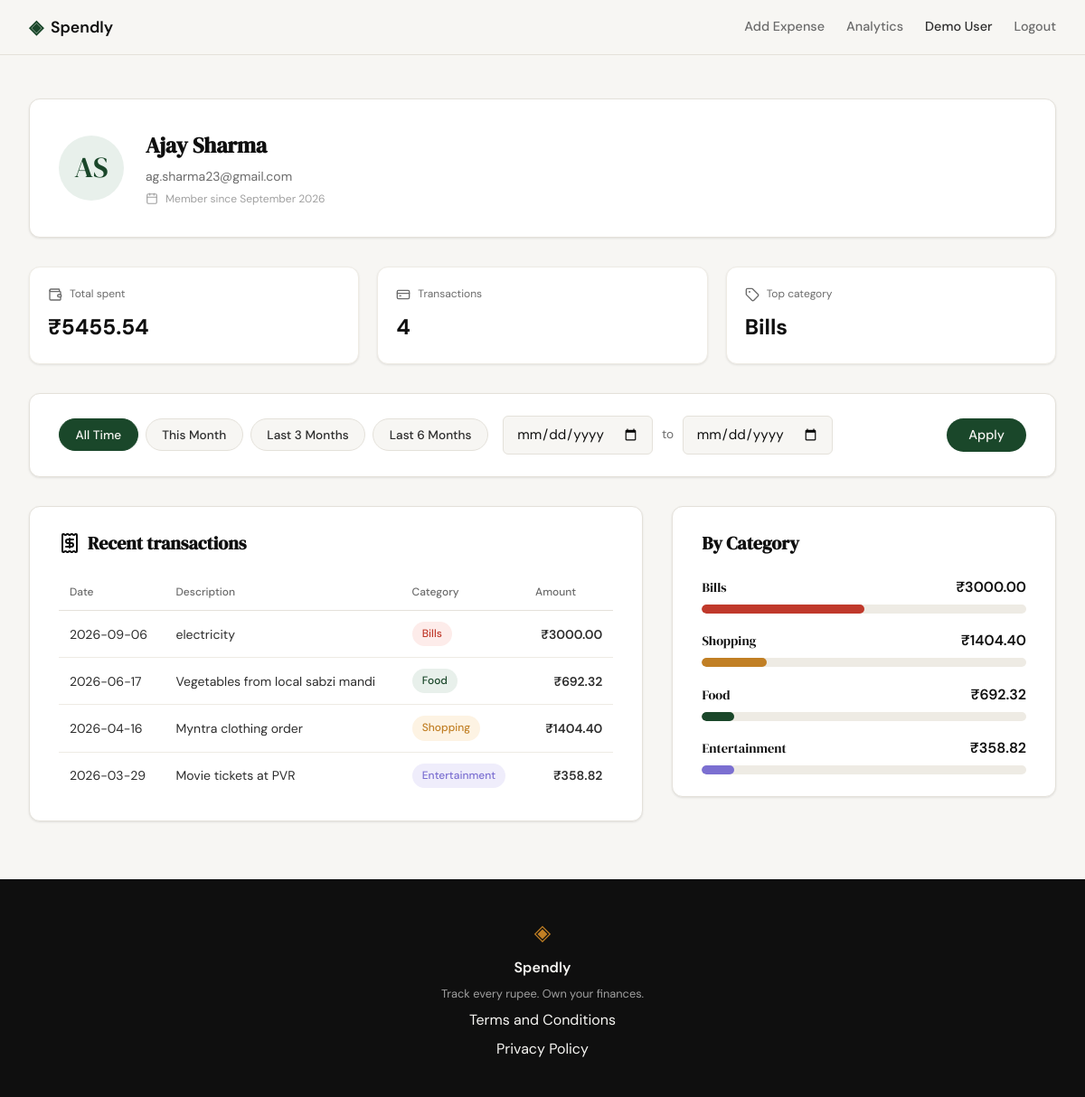
Page /profile (signed in) on the committed database.
### tables this page shows
CREATE TABLE users (
            id            INTEGER PRIMARY KEY AUTOINCREMENT,
            name          TEXT NOT NULL,
            email         TEXT UNIQUE NOT NULL,
            password_hash TEXT NOT NULL,
            created_at    TEXT DEFAULT (datetime('now'))
        );

CREATE TABLE expenses (
            id          INTEGER PRIMARY KEY AUTOINCREMENT,
            user_id     INTEGER NOT NULL,
            amount      REAL NOT NULL,
            category    TEXT NOT NULL,
            date        TEXT NOT NULL,
            description TEXT,
            created_at  TEXT DEFAULT (datetime('now')),
            FOREIGN KEY (user_id) REFERENCES users (id)
        );

### app.py (the view)
@app.route("/profile")
def profile():
    if not session.get("user_id"):
        return redirect(url_for("login"))
    user_id = session["user_id"]
    start_date, end_date = _parse_date_range(request.args)
    user, stats = build_profile_summary(user_id, start_date, end_date)
    transactions = build_transaction_history(user_id, start_date, end_date)
    categories = build_category_breakdown(user_id, start_date, end_date)
    return render_template(
        "profile.html",
        user=user,
        stats=stats,
        transactions=transactions,
        categories=categories,
        start_date=start_date or "",
        end_date=end_date or "",
    )

### app.py (called while the page is built)
def _parse_date_range(args):
    def _valid(value):
        if not value:
            return None
        try:
            datetime.strptime(value, "%Y-%m-%d")
            return value
        except ValueError:
            return None
    start_date = _valid(args.get("start_date"))
    end_date = _valid(args.get("end_date"))
    if start_date and end_date and start_date > end_date:
        return None, None
    return start_date, end_date

def build_transaction_history(user_id, start_date=None, end_date=None):
    rows = get_recent_expenses(user_id, limit=10, start_date=start_date, end_date=end_date)
    return [
        {
            "date": row["date"],
            "description": row["description"],
            "category": row["category"],
            "amount": f"₹{row['amount']:.2f}",
        }
        for row in rows
    ]

def build_profile_summary(user_id, start_date=None, end_date=None):
    user_row = get_user_by_id(user_id)
    stats_data = get_expense_stats(user_id, start_date=start_date, end_date=end_date)
    initials = "".join(part[0].upper() for part in user_row["name"].split()[:2])
    created_at = datetime.strptime(user_row["created_at"][:10], "%Y-%m-%d")
    member_since = created_at.strftime("%B %Y")
    user = {
        "name": user_row["name"],
        "email": user_row["email"],
        "initials": initials,
        "member_since": member_since,
    }
    stats = {
        "total_spent": f"₹{stats_data['total_spent']:.2f}",
        "transaction_count": stats_data["transaction_count"],
        "top_category": stats_data["top_category"] or "—",
    }
    return user, stats

def build_category_breakdown(user_id, start_date=None, end_date=None):
    rows = get_category_totals(user_id, start_date=start_date, end_date=end_date)
    if not rows:
        return []
    grand_total = sum(row["total"] for row in rows)
    if grand_total <= 0:
        return []
    percents = [int((row["total"] / grand_total) * 100) for row in rows]
    remainder = 100 - sum(percents)
    percents[0] += remainder
    categories = []
    for row, percent in zip(rows, percents):
        width_class = max(10, (percent // 10) * 10)
        categories.append({
            "name": row["category"],
            "total": f"₹{row['total']:.2f}",
            "percent": percent,
            "width_class": width_class,
        })
    return categories

### templates/profile.html (shortened to what this page needs)
{% extends "base.html" %}
{% block head %}
<link rel="stylesheet" href="{{ url_for('static', filename='css/profile.css') }}">
{% endblock %}
{% block content %}
<section class="profile-section">
    <div class="profile-container">
        <div class="profile-card">
            <div class="profile-avatar">{{ user.initials }}</div>
            <div class="profile-info">
                <h1 class="profile-name">{{ user.name }}</h1>
                <p class="profile-email">{{ user.email }}</p>
                <p class="profile-member-since"><i data-lucide="calendar"></i> Member since {{ user.member_since }}</p>
            </div>
        </div>
        <div class="profile-stats">
            <div class="profile-stat">
                <div class="profile-stat-head">
                    <i data-lucide="wallet"></i>
                    <span class="profile-stat-label">Total spent</span>
                </div>
                <span class="profile-stat-value">{{ stats.total_spent }}</span>
            </div>
            <div class="profile-stat">
                <div class="profile-stat-head">
                    <i data-lucide="credit-card"></i>
                    <span class="profile-stat-label">Transactions</span>
                </div>
                <span class="profile-stat-value">{{ stats.transaction_count }}</span>
            </div>
            <div class="profile-stat">
                <div class="profile-stat-head">
                    <i data-lucide="tag"></i>
                    <span class="profile-stat-label">Top category</span>
                </div>
                <span class="profile-stat-value">{{ stats.top_category }}</span>
            </div>
        </div>
        <div class="profile-panel profile-filter-panel">
            <form class="filter-form" method="GET" action="{{ url_for('profile') }}" id="date-filter-form">
                <div class="filter-presets" role="group" aria-label="Date range presets">
                    <button type="button" class="filter-pill" data-preset="all">All Time</button>
                    <button type="button" class="filter-pill" data-preset="month">This Month</button>
                    <button type="button" class="filter-pill" data-preset="3months">Last 3 Months</button>
                    <button type="button" class="filter-pill" data-preset="6months">Last 6 Months</button>
                </div>
                <div class="filter-dates">
                    <input type="date" id="start_date" name="start_date" class="form-input" value="{{ start_date }}">
                    <span class="filter-to">to</span>
                    <input type="date" id="end_date" name="end_date" class="form-input" value="{{ end_date }}">
                </div>
                <button type="submit" class="filter-apply">Apply</button>
            </form>
        </div>
        <div class="profile-panels-row">
            <div class="profile-panel">
                <h2 class="profile-panel-title"><i data-lucide="receipt"></i> Recent transactions</h2>
                <table class="table">
                    <thead>
                        <tr>
                            <th>Date</th>
                            <th>Description</th>
                            <th>Category</th>
                            <th class="table-amount-col">Amount</th>
                        </tr>
                    </thead>
                    <tbody>
                        {% for tx in transactions %}
                        <tr>
                            <td>{{ tx.date }}</td>
                            <td>{{ tx.description }}</td>
                            <td><span class="badge badge-{{ tx.category|lower }}">{{ tx.category }}</span></td>
                            <td class="table-amount-col">{{ tx.amount }}</td>
                        </tr>
                        {% endfor %}
                    </tbody>
                </table>
            </div>
            <div class="profile-panel">
                <h2 class="profile-panel-title">By Category</h2>
                <div class="cat-breakdown">
                    {% for cat in categories %}
                    <div class="cat-row">
                        <div class="cat-row-head">
                            <span class="cat-label">{{ cat.name }}</span>
                            <span class="cat-total">{{ cat.total }}</span>
                        </div>
                        <div class="cat-bar-track">
                            <div class="cat-bar cat-bar-{{ cat.name|lower }} bar-w-{{ cat.width_class }}"></div>
                        </div>
                    </div>
                    {% endfor %}
                </div>
            </div>
        </div>
    </div>
</section>
{% endblock %}

### static/css/style.css (style rules this page uses)
:root { --ink: #0f0f0f; --ink-soft: #2d2d2d; --ink-muted: #6b6b6b; --ink-faint: #a0a0a0; --paper: #f7f6f3; --paper-warm: #f0ede6; --paper-card: #ffffff; --accent: #1a472a; --accent-light: #e8f0eb; --accent-2: #c17f24; --accent-2-light: #fdf3e3; --danger: #c0392b; --danger-light: #fdecea; --border: #e4e1da; --border-soft: #eeebe4; --font-display: 'DM Serif Display', Georgia, serif; --font-body: 'DM Sans', system-ui, sans-serif; --max-width: 1200px; --auth-width: 440px; --radius-sm: 6px; --radius-md: 12px; --radius-lg: 20px; }
*, *::before, *::after { box-sizing: border-box; margin: 0; padding: 0; }
html { font-size: 16px; scroll-behavior: smooth; }
body { background: var(--paper); color: var(--ink); font-family: var(--font-body); font-size: 1rem; line-height: 1.6; -webkit-font-smoothing: antialiased; }
.form-input { width: 100%; padding: 0.6rem 0.875rem; border: 1px solid var(--border); border-radius: var(--radius-sm); font-family: var(--font-body); font-size: 0.95rem; color: var(--ink); background: var(--paper); outline: none; transition: border-color 0.2s; }
.form-input::placeholder { color: var(--ink-faint); }

### rows in the picture
users: name "Ajay Sharma", email "ag.sharma23@gmail.com"
expenses: top_category "Bills", date "2026-09-06", description "electricity", category "Bills", amount "₹3000.00"
expenses: date "2026-06-17", description "Vegetables from local sabzi mandi", category "Food", amount "₹692.32"
expenses: date "2026-04-16", description "Myntra clothing order", category "Shopping", amount "₹1404.40"
expenses: date "2026-03-29", description "Movie tickets at PVR", category "Entertainment", amount "₹358.82"

### other values in the picture
{{ user.initials }} "AS"
{{ user.member_since }} "September 2026"
{{ stats.total_spent }} "₹5455.54"
{{ stats.transaction_count }} "4"
{{ cat.name }} "Bills" "Shopping" "Food" "Entertainment"
{{ cat.total }} "₹3000.00" "₹1404.40" "₹692.32" "₹358.82"
